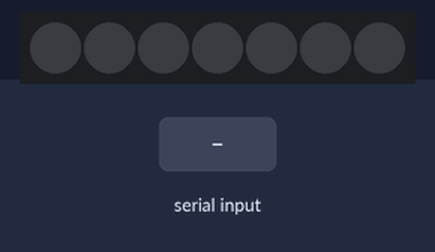
The sketch below on a simulated ESP32. Parts: 7 RGB LEDs in strip order, left to right. Inputs (shaded band) come from the test bench. Dim RGB values are drawn brighter than linear; nothing arrives over Bluetooth unless stated; what the sketch prints to the serial monitor is not drawn.

Above: at 1.2 s.
1.3 s: "1,90,45\n" received over Serial
At 2.1 s:
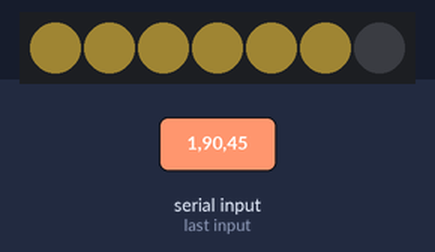
2.9 s: "90,45,200\n" received over the second serial link
At 3.4 s:
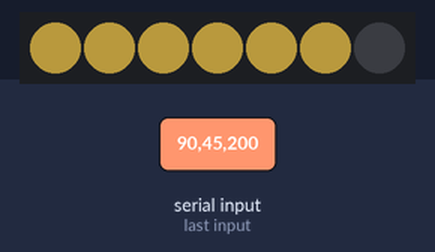
4.5 s: "30,150,10\n" received over Serial
At 5.4 s:
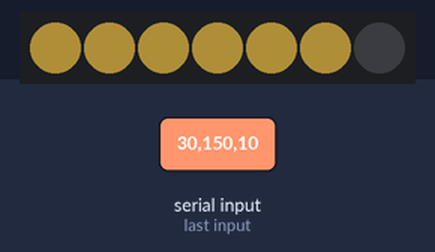
Timing chart, 0 to 7.5 s (numbered marks = the images above; inputs shaded):
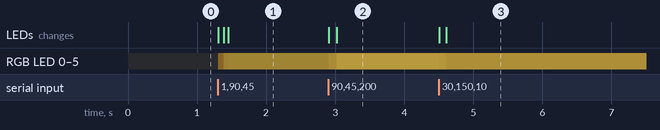

Measured:
- after the input at 1.3 s, RGB LED 0–5: off → RGB(11, 8, 3) at once, → RGB(31, 25, 10) 0.08 s later, → RGB(31, 26, 10) 0.06 s later; the LEDs: first change at once (image 1 shows a later state)
- after the input at 2.9 s, RGB LED 0–5: RGB(31, 26, 10) → RGB(45, 37, 15) at once, → RGB(70, 58, 23) 0.12 s later; the LEDs: first change at once (image 2 shows a later state)
- after the input at 4.5 s, RGB LED 0–5: RGB(70, 58, 23) → RGB(64, 53, 21) at once, → RGB(53, 43, 17) 0.10 s later

The sketch:

led_controller.ino
```cpp
/*
 * led_controller.ino
 *
 * Drives a NeoPixel (WS2812/WS2812B) strip to follow the chart in
 * record.html, over either connection the page offers:
 *   - USB serial (js/led-serial.js)
 *   - classic Bluetooth (SPP) — js/led-serial.js again: once paired in
 *     Windows' own Bluetooth settings (see "Bluetooth pairing" below),
 *     this board shows up as an ordinary COM port in the same Web Serial
 *     picker, wired or not — no separate code path needed
 * Both accept the same line of text, "R,G,B" with each channel 0-255 —
 * whichever sends last wins.
 *
 * The incoming R,G,B is only ever used for brightness/on-off here, not
 * hue: the strip's actual color comes from its own fixed COLOR_SEQUENCE
 * below. Every time the signal goes from fully off back to on, the strip
 * advances to the next color in that list (looping back to the start
 * after the last one) — see parseLine().
 *
 * Wiring (ESP32):
 *   NeoPixel VCC  -> 3V3 or 5V pin (whichever the board exposes; share
 *                    GND with it either way)
 *   NeoPixel GND  -> GND
 *   NeoPixel DIN  -> D2 (GPIO2) (a ~300-500ohm resistor in series is
 *                    recommended)
 *
 * Libraries (Arduino IDE > Tools > Manage Libraries):
 *   - "Adafruit NeoPixel" (Adafruit)
 *   - "BluetoothSerial" is bundled with the ESP32 core, nothing extra to
 *     install.
 *
 * Connecting from record.html:
 *   The page has no separate connect button — open the side menu, tap
 *   "블루투스", then "연결하기" (js/bluetooth-connect.js). That tries USB
 *   serial first (via js/led-serial.js, which also picks up a paired
 *   Bluetooth connection — see "Bluetooth pairing" below — since Windows
 *   exposes both as ordinary COM ports); nothing here needs to change
 *   for either.
 *
 * Bluetooth pairing (wireless, no cable needed):
 *   1. Upload this sketch. On boot it starts classic Bluetooth (SPP)
 *      under the name set by BT_DEVICE_NAME below (default
 *      "LED_Controller").
 *   2. On the PC: Settings > Bluetooth & devices > Add device > Bluetooth
 *      > select "LED_Controller". No PIN should be needed (classic ESP32
 *      BluetoothSerial's default pairing doesn't prompt for one); if
 *      Windows does ask, try "1234" or "0000".
 *   3. Once paired, Windows creates virtual COM ports for it (Device
 *      Manager > Ports, under Bluetooth) — these just show up in the
 *      page's normal Web Serial port picker (js/led-serial.js) alongside
 *      any USB ones.
 *
 * Note: this board used to also run a WiFi hotspot + WebSocket + an
 * onboard HTTP server (so an iPad, which can't do Web Serial or pair
 * classic Bluetooth, could load the whole app from the board itself and
 * control the LED over WiFi). That's been dropped — Bluetooth pairing
 * covers the "no cable" need without juggling WiFi + Bluetooth + two TCP
 * servers on one chip at once. If that's ever needed again, js/led-wifi.js
 * and js/bluetooth-connect.js's WiFi fallback are still in the web app;
 * only this sketch's WiFi/HTTP/LittleFS side was removed.
 */

#include <Adafruit_NeoPixel.h>
#include <BluetoothSerial.h>

#if !defined(CONFIG_BT_ENABLED) || !defined(CONFIG_BLUEDROID_ENABLED)
#error Bluetooth is not enabled — pick a board/partition option with Bluetooth on (Tools menu), or a board variant that includes classic BT (plain ESP32; not C3/S3/C6, which only have BLE).
#endif

#define LED_PIN     2   // D2 / GPIO2
#define NUM_PIXELS  7   // 7-pixel strip
#define DEAD_PIXEL  6   // the middle pixel is last in the data chain (0-indexed) — always left off
#define BAUD_RATE   115200
const char *BT_DEVICE_NAME = "LED_Controller"; // shown when pairing in Windows' Bluetooth settings

// How quickly the strip eases toward each new color, per loop() tick.
// 1.0 = snap instantly to the latest value, smaller = smoother/laggier.
#define SMOOTHING   0.35f

// Global brightness cap (0-255). Driving these colors at max brightness
// this close, with no diffuser, can wash them out toward white. Lowering
// this makes the hue read clearly; raise it back toward 255 if the strip
// now looks too dim. Try a diffuser (tape, ping-pong ball, frosted tube)
// too if it's still washed out at a low value.
#define MAX_BRIGHTNESS 90

// 노랑, 분홍, 다홍, 주황, 분홍, 노랑, 다홍 — one color per on-pulse, in order.
const uint8_t COLOR_SEQUENCE[][3] = {
  { 0xFF, 0xD2, 0x56 },
  { 0xFF, 0x59, 0xB5 },
  { 0xFF, 0x66, 0x68 },
  { 0xFF, 0x82, 0x55 },
  { 0xFF, 0x59, 0xB5 },
  { 0xFF, 0xD2, 0x56 },
  { 0xFF, 0x66, 0x68 }
};
const uint8_t COLOR_SEQUENCE_LEN = sizeof(COLOR_SEQUENCE) / sizeof(COLOR_SEQUENCE[0]);

uint8_t nextColorIndex = 0;   // color to use for the next off->on transition
uint8_t activeColorIndex = 0; // color in use while currently on
bool wasOff = true;

Adafruit_NeoPixel strip(NUM_PIXELS, LED_PIN, NEO_GRB + NEO_KHZ800);
BluetoothSerial SerialBT;

float currentR = 0, currentG = 0, currentB = 0;
float targetR = 0, targetG = 0, targetB = 0;

String lineBuffer;
String btLineBuffer;

void setup() {
  Serial.begin(BAUD_RATE);
  strip.begin();
  strip.setBrightness(MAX_BRIGHTNESS);
  strip.show(); // all off

  SerialBT.begin(BT_DEVICE_NAME); // classic Bluetooth (SPP) — see "Bluetooth pairing" in the file header
  Serial.print("Bluetooth SPP started: ");
  Serial.println(BT_DEVICE_NAME);
}

void loop() {
  readSerial();
  readBluetoothSerial();
  stepTowardTarget();
  showColor((uint8_t)currentR, (uint8_t)currentG, (uint8_t)currentB);
  delay(10); // ~100Hz refresh, independent of how often a client sends
}

void readSerial() {
  while (Serial.available() > 0) {
    char c = (char)Serial.read();
    if (c == '\n') {
      parseLine(lineBuffer);
      lineBuffer = "";
    } else if (c != '\r') {
      lineBuffer += c;
    }
  }
}

// Same line protocol as readSerial(), just over the paired Bluetooth (SPP)
// link instead of the USB-wired one — see "Bluetooth pairing" in the file
// header. js/led-serial.js doesn't know or care which this is; Windows
// exposes both as plain COM ports.
void readBluetoothSerial() {
  while (SerialBT.available() > 0) {
    char c = (char)SerialBT.read();
    if (c == '\n') {
      parseLine(btLineBuffer);
      btLineBuffer = "";
    } else if (c != '\r') {
      btLineBuffer += c;
    }
  }
}

void parseLine(const String &line) {
  int firstComma = line.indexOf(',');
  int secondComma = line.indexOf(',', firstComma + 1);
  if (firstComma < 0 || secondComma < 0) return; // malformed, ignore

  int r = constrain(line.substring(0, firstComma).toInt(), 0, 255);
  int g = constrain(line.substring(firstComma + 1, secondComma).toInt(), 0, 255);
  int b = constrain(line.substring(secondComma + 1).toInt(), 0, 255);

  // Only the brightness (how lit the incoming color is) matters here —
  // the hue always comes from COLOR_SEQUENCE instead.
  int intensity = max(r, max(g, b));
  bool isOn = intensity > 0;

  if (isOn && wasOff) {
    activeColorIndex = nextColorIndex;
    nextColorIndex = (nextColorIndex + 1) % COLOR_SEQUENCE_LEN;
  }
  wasOff = !isOn;

  if (isOn) {
    float scale = intensity / 255.0f;
    targetR = COLOR_SEQUENCE[activeColorIndex][0] * scale;
    targetG = COLOR_SEQUENCE[activeColorIndex][1] * scale;
    targetB = COLOR_SEQUENCE[activeColorIndex][2] * scale;
  } else {
    targetR = 0;
    targetG = 0;
    targetB = 0;
  }
}

void stepTowardTarget() {
  currentR += (targetR - currentR) * SMOOTHING;
  currentG += (targetG - currentG) * SMOOTHING;
  currentB += (targetB - currentB) * SMOOTHING;
}

void showColor(uint8_t r, uint8_t g, uint8_t b) {
  uint32_t color = strip.Color(r, g, b);
  uint32_t off = strip.Color(0, 0, 0);
  for (int i = 0; i < NUM_PIXELS; i++) {
    strip.setPixelColor(i, i == DEAD_PIXEL ? off : color);
  }
  strip.show();
}
```
